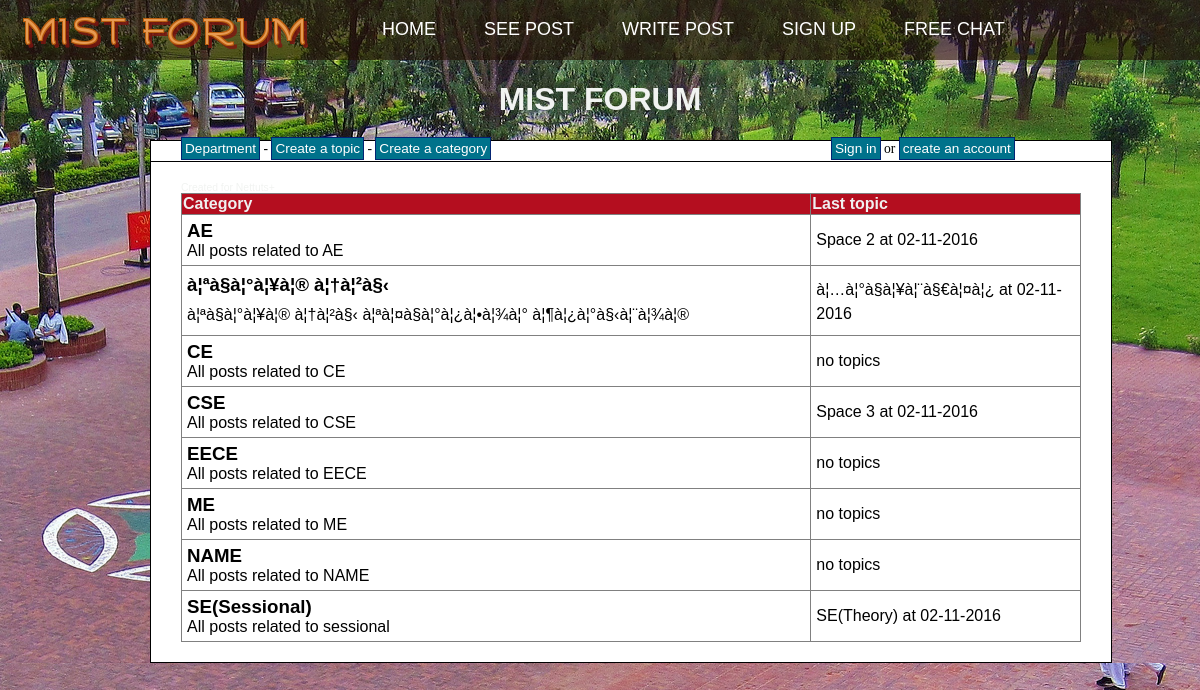
The page / on the database its author committed.
### tables this page shows
CREATE TABLE `categories` (
  `cat_id` int(8) NOT NULL,
  `cat_name` varchar(255) NOT NULL,
  `cat_description` varchar(255) NOT NULL
);

CREATE TABLE `topics` (
  `topic_id` int(8) NOT NULL,
  `topic_subject` varchar(255) NOT NULL,
  `topic_date` datetime NOT NULL,
  `topic_cat` int(8) NOT NULL,
  `topic_by` int(8) NOT NULL
);

### index.php (the view, shortened to what this page needs)
<?php
include 'headerindex1.php';
$sql = "SELECT
			categories.cat_id,
			categories.cat_name,
			categories.cat_description,
			COUNT(topics.topic_id) AS topics
		FROM
			categories
		LEFT JOIN
			topics
		ON
			topics.topic_id = categories.cat_id
		GROUP BY
			categories.cat_name, categories.cat_description, categories.cat_id";
$result = mysql_query($sql);
if(!$result)
{
	echo 'The categories could not be displayed, please try again later.';
}
else
{
	if(mysql_num_rows($result) == 0)
	{
		echo 'No categories defined yet.';
	}
	else
	{
		echo '<table border="1">
			  <tr>
				<th>Category</th>
				<th>Last topic</th>
			  </tr>';
		while($row = mysql_fetch_assoc($result))
		{
			echo '<tr>';
				echo '<td class="leftpart">';
					echo '<h3><a href="category.php?id=' . $row['cat_id'] . '">' . $row['cat_name'] . '</a></h3>' . $row['cat_description'];
				echo '</td>';
				echo '<td class="rightpart">';
					$topicsql = "SELECT
									topic_id,
									topic_subject,
									topic_date,
									topic_cat
								FROM
									topics
								WHERE
									topic_cat = " . $row['cat_id'] . "
								ORDER BY
									topic_date
								DESC
								LIMIT
									1";
					$topicsresult = mysql_query($topicsql);
					if(!$topicsresult)
					{
						echo 'Last topic could not be displayed.';
					}
					else
					{
						if(mysql_num_rows($topicsresult) == 0)
						{
							echo 'no topics';
						}
						else
						{
							while($topicrow = mysql_fetch_assoc($topicsresult))
							echo '<a href="topic.php?id=' . $topicrow['topic_id'] . '">' . $topicrow['topic_subject'] . '</a> at ' . date('d-m-Y', strtotime($topicrow['topic_date']));
						}
					}
				echo '</td>';
			echo '</tr>';
		}
	}
}
include 'footer.php';
?>

### headerindex1.php (shortened to what this page needs)
<!DOCTYPE html PUBLIC "-//W3C//DTD XHTML 1.0 Strict//EN"
"http://www.w3.org/TR/xhtml1/DTD/xhtml1-strict.dtd">
<html xmlns="http://www.w3.org/1999/xhtml" xml:lang="nl" lang="nl">
<head>
	<link rel="stylesheet" href="style11.css" type="text/css">
</head>
<body>
<link rel="stylesheet" href="css/style2.css" type="text/css">
<div id="page">
		<div id="header">
			<div>
				<a href="index.html" class="logo"><img src="images/logo.png" alt=""></a>
				<ul id="navigation">
					<li>
						<a href="index1.php">Home</a>
					</li>
					<li>
						<a href="indexseepost.php">See Post</a>
					</li>
					<li>
						<a href="index.php">Write Post</a>
					</li>
					<li>
						<a href="about.html">Sign Up</a>
					</li>
					<li>
						<a href="./ajax-chat/ajax-chat.html">Free Chat</a>
					</li>
				</ul>
			</div>
		</div>
<h1>MIST FORUM</h1>
	<div id="wrapper">
	<div id="menu">
		<a class="item" href="/MIST FORUM/index.php">Department</a> -
		<a class="item" href="/MIST FORUM/create_topic.php">Create a topic</a> -
		<a class="item" href="/MIST FORUM/create_cat.php">Create a category</a>
		<div id="userbar">
		<?php
		if($_SESSION['signed_in'])
		{
			echo 'Hello <b>' . htmlentities($_SESSION['user_name']) . '</b>. Not you? <a class="item" href="signout.php">Sign out</a>';
		}
		else
		{
			echo '<a class="item" href="signin.php">Sign in</a> or <a class="item" href="signup.php">create an account</a>';
		}
		?>
		</div>
	</div>
		<div id="content">

### footer.php
	</div>
</div>
<div id="footer">Created for Nettuts+</div>
</body>
</html>

### style11.css (style rules this page uses)
body { background-image: url(img/bg-home.jpg); text-align: center; }
#wrapper { width: 900px; margin: 0 auto; }
#content { background-color: #fff; border: 1px solid #000; float: left; font-family: Arial; padding: 20px 30px; text-align: left; width: 100%; }
#menu { float: left; border: 1px solid #000; border-bottom: none; clear: both; width:100%; height:20px; padding: 0 30px; background-color: #FFF; text-align: left; font-size: 85%; }
#userbar { background-color: #fff; float: right; width: 250px; }
#footer { clear: both; }
table { border-collapse: collapse; width: 100%; }
table a { color: #000; }
th { background-color: #B40E1F; color: #F0F0F0; }
td { padding: 5px; }
h1, #footer { font-family: Arial; color: #F1F3F1; }
h3 { margin: 0; padding: 0; }
.item { background-color: #00728B; border: 1px solid #032472; color: #FFF; font-family: Arial; padding: 3px; text-decoration: none; }
.leftpart { width: 70%; }
.rightpart { width: 30%; }
#footer { font-size: 65%; padding: 3px 0 0 0; }

### css/style2.css (style rules this page uses)
body { margin: 0; padding: 0; position: relative; width: auto; }
body #page { background: url("../images/bg-home.jpg") no-repeat scroll center top #000000; margin: 0; overflow: hidden; padding: 0; width: auto; z-index: 3; }
a { text-decoration: none; outline: none; }
img { border: none; }
#header { background: url(../images/bg-transparent1.png) repeat; margin: 0px; min-height: 60px; padding: 0; width: auto; }
#header div { margin: 0 0; max-width: 1340px; min-height: 60px; padding: 0 10px; }
#header div a.logo { display: block; float: left; height: 60px; margin: 0 44px 0 0; padding: 0; width: 304px; }
#header div a img { display: block; margin: 0; padding: 0; width: auto; }
#header div ul { display: inline-block; float: left; list-style: none; margin: 0; padding: 0; width: auto; }
#header div ul li { float: left; margin: 0; padding: 0; width: auto; }
#header div ul li a { color: #ffffff; display: block; font-family: Arial; font-size: 18px; font-weight: normal; line-height: 59px; margin: 0; min-height: 60px; padding: 0 24px; *padding: 0 23px; text-align: center; text-transform: uppercase; width: auto; }
#footer { margin: 0; padding: 0; width: auto; }

### rows shown on the page
categories: cat_name "AE", cat_description "All posts related to AE"
topics: topic_subject "Space 2", topic_date "02-11-2016"
categories: cat_name "à¦ªà§à¦°à¦¥à¦® à¦†à¦²à§‹", cat_description "à¦ªà§à¦°à¦¥à¦® à¦†à¦²à§‹ à¦ªà¦¤à§à¦°à¦¿à¦•à¦¾à¦° à¦¶à¦¿à¦°à§‹à¦¨à¦¾à¦®"
topics: topic_subject "à¦…à¦°à§à¦¥à¦¨à§€à¦¤à¦¿", topic_date "02-11-2016"
categories: cat_name "CE", cat_description "All posts related to CE", shows "no topics"
categories: cat_name "CSE", cat_description "All posts related to CSE"
topics: topic_subject "Space 3", topic_date "02-11-2016"
categories: cat_name "EECE", cat_description "All posts related to EECE", shows "no topics"
categories: cat_name "ME", cat_description "All posts related to ME", shows "no topics"
categories: cat_name "NAME", cat_description "All posts related to NAME", shows "no topics"
categories: cat_name "SE(Sessional)", cat_description "All posts related to sessional"
topics: topic_subject "SE(Theory)", topic_date "02-11-2016"
